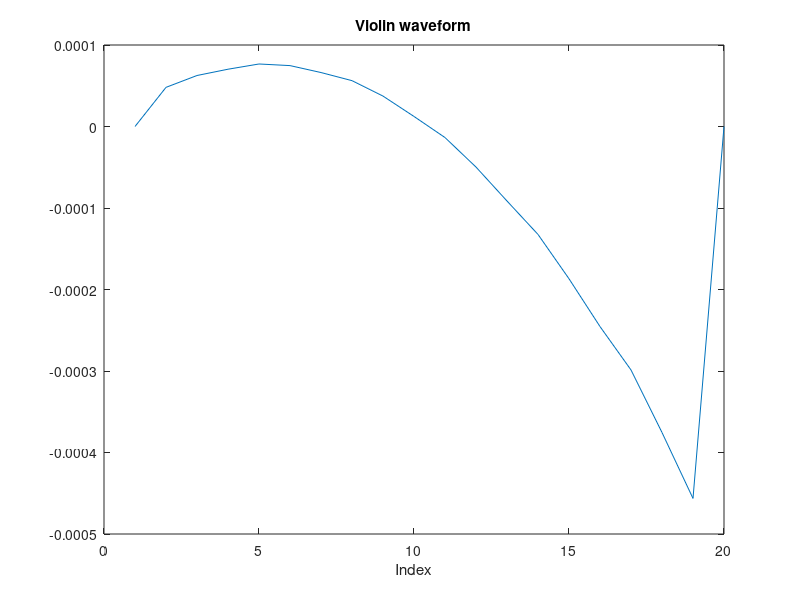

Here is the MATLAB script that generated this plot: (Note: this script raises an error after producing the figure.)
%%
% Written by Kishore Rathinavel
% Music generation using L systems
%%


close all
clear all
clc


sampleRate=20000;
fundamental=1000;
sampleRate=20000;
duration=1/fundamental;
sampleLength=duration*sampleRate;
t=linspace(0,duration,sampleLength);
y=zeros(1,sampleLength);
for n=1:50
    f=n*fundamental;%Specifications from the Guitar's frequency specifications 

    A=1/n;%Specifications from the Guitar's frequency specifications 

    y=y+A*sin(2*pi*f*t);%The Timbre is produced as a sum of the harmonics

end
attackLength=20000;
for n=1:sampleLength
    if(n<attackLength)
        y(n)=y(n)*(n/attackLength);
    end
end
y=y/3;
sound(y,sampleRate);

%calculating how long is the waveform in terms of indices
plot(y);
title('Violin waveform');
xlabel('Index');


sampleRate=20000;
fundamental=1000;
sampleRate=20000;
duration=0.5;
sampleLength=duration*sampleRate;
t=linspace(0,duration,sampleLength);
y=zeros(1,sampleLength);
for n=1:50
    f=n*fundamental;%Specifications from the Guitar's frequency specifications 

    A=1/n;%Specifications from the Guitar's frequency specifications 

    y=y+A*sin(2*pi*f*t);%The Timbre is produced as a sum of the harmonics

end
attackLength=20000;
for n=1:sampleLength
    if(n<attackLength)
        y(n)=y(n)*(n/attackLength);
    end
end
y=y/3;
sound(y,sampleRate);

%Frequency ratios of the Srutis
sa1=1
re1=256/243
re2=9/8
ga1=32/27
ga2=5/4
ma1=4/3
ma2=45/32
pa=3/2
da1=128/81
da2=5/3
ni1=16/9
ni2=15/8
sa2=2
st=0

raga=[sa1 re2 ga2 pa da2 sa2];
[no ragalength]=size(raga);

%Raga Bhairav rules
rule(1).before = 'd';
rule(1).after = 'mPdP';

rule(2).before = 'G';
rule(2).after = 'dmpmrs';
 
rule(3).before = 'P';
rule(3).after = 'GmdP';

nRules = length(rule);

axiom = 'sP'; 

%number of repititions
nReps = 3;

for i=1:nReps
    
    %one character/cell, with indexes the same as original axiom string
    axiomINcells = cellstr(axiom'); 
    
    for j=1:nRules
        %the indexes of each 'before' string
        hit = strfind(axiom, rule(j).before);
        if (length(hit)>=1)
            for k=hit
                axiomINcells{k} = rule(j).after;
            end
        end
    end
    %now convert individual cells back to a string
    axiom=[];
    for j=1:length(axiomINcells)
        axiom = [axiom, axiomINcells{j}];
    end
    axiom
end

% axiom
% Now draw the string as turtle graphics
%Upper case (e.g. F or G) causes a line to be drawn in the current direction of the turtle
%Lower case causes a move with no draw
%angle +operator means turn left; -operator means turn right

%Init the turtle

%init the turtle stack
currentpointer=1;
f0=440;
timelength=1.25;

saveiteration=length(axiom);
scalechange=1;
song=[];

for i=1:length(axiom)
    cmdT = axiom(i);
    if i==saveiteration+2
        scalechange=1;
    end
    switch cmdT

        case ','
            pause(0.5);
        case 's'
            modifier=sa1;
            modifier=modifier*scalechange;
        case 'S'
            modifier=sa2;
            modifier=modifier*scalechange;
        case 'r'
            modifier=re1;
            modifier=modifier*scalechange;
        case 'R'
            modifier=re2;
            modifier=modifier*scalechange;
        case 'g'
            modifier=ga1;
            modifier=modifier*scalechange;
        case 'G'
            modifier=ga2;
            modifier=modifier*scalechange;
        case 'm'
            modifier=ma1;
            modifier=modifier*scalechange;
        case 'M'
            modifier=ma2;
            modifier=modifier*scalechange;
        case 'P'
            modifier=pa;
            modifier=modifier*scalechange;
        case 'd'
            modifier=da1;
            modifier=modifier*scalechange;
        case 'D'
            modifier=da2;
            modifier=modifier*scalechange;
        case 'n'
            modifier=ni1;
            modifier=modifier*scalechange;
        case 'N'
            modifier=ni2;
            modifier=modifier*scalechange;
        case '<'
            scalechange=0.5;
            saveiteration=i;
        case '>'
            scalechange=2;
            saveiteration=i;
        otherwise
            continue;
    end
    
    y=zeros(1,sampleLength);
    for n=1:50
        f=n*fundamental;%Specifications from the Guitar's frequency specifications 

        A=1/n;%Specifications from the Guitar's frequency specifications 

        y=y+A*sin(2*pi*f*modifier*t);%The Timbre is produced as a sum of the harmonics

    end
    attackLength=20000;
    for n=1:sampleLength
        if(n<attackLength)
            y(n)=y(n)*(n/attackLength);
        end
    end
    y=y/3;
    song=[song y];
    
end

wavwrite(song,8192,'bhairavViolin.wav');








